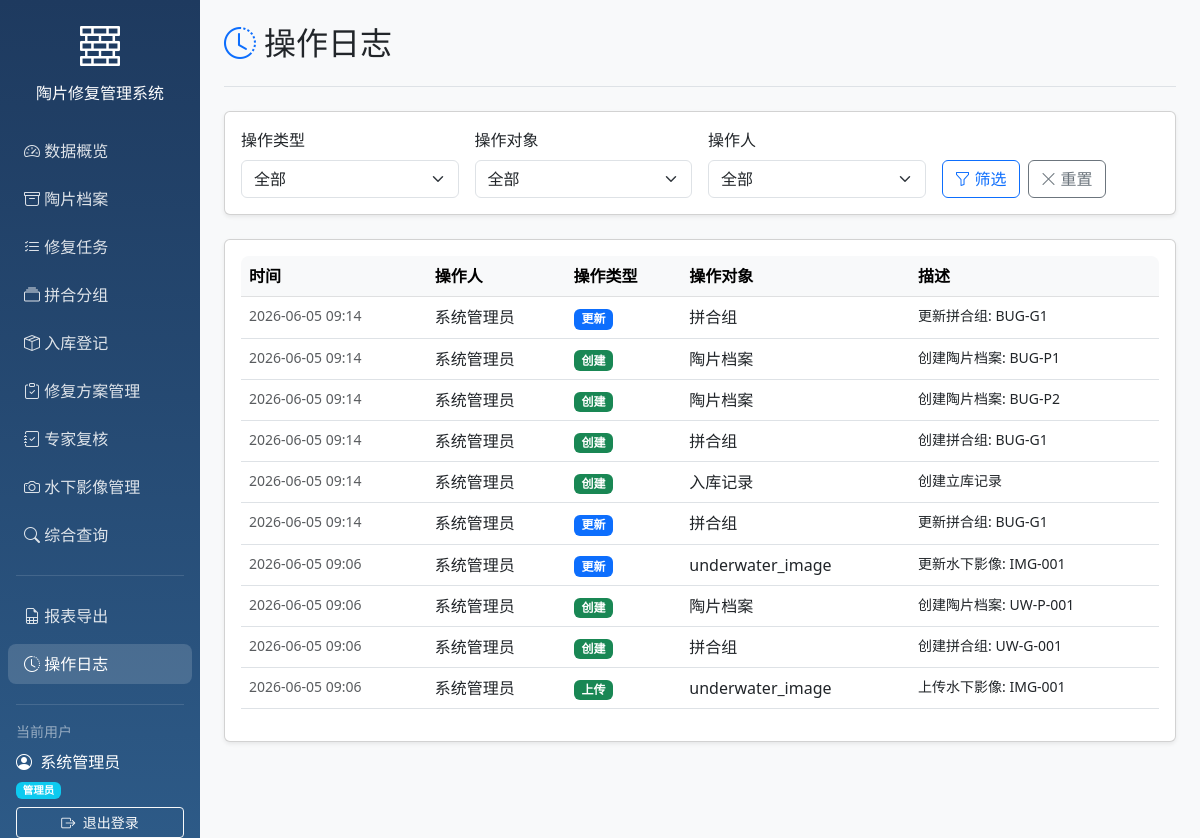
Page /logs (signed in) on the earlier database version.
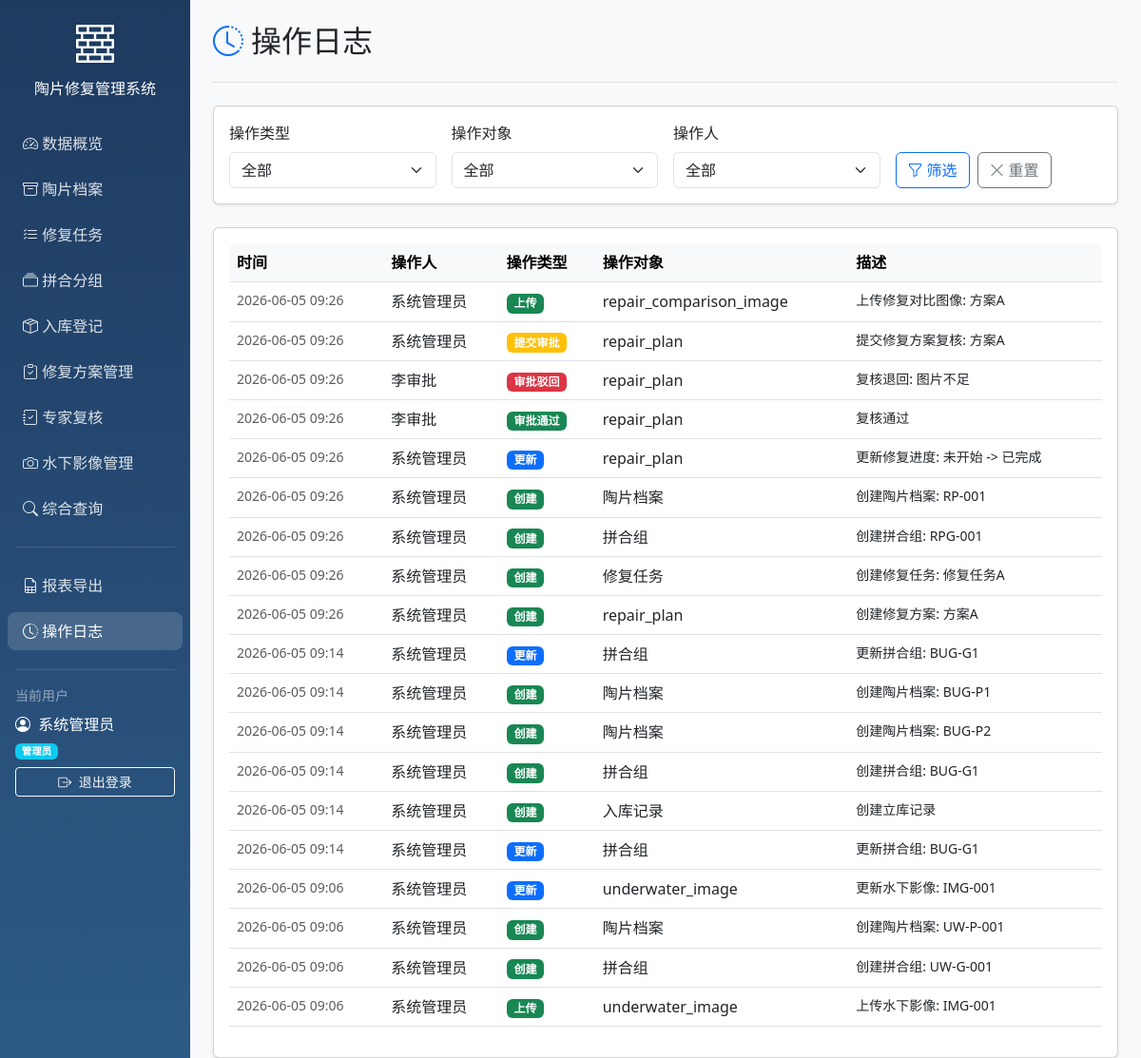
Same page on the later database version.
### models/models.py (models this page shows)
class User(Base):
    __tablename__ = "users"
    id = Column(Integer, primary_key=True, index=True)
    username = Column(String, unique=True, index=True)
    hashed_password = Column(String)
    full_name = Column(String)
    role = Column(String, default="修复员")
    created_at = Column(DateTime(timezone=True), server_default=func.now())
    assigned_tasks = relationship("RepairTask", foreign_keys="RepairTask.assignee_id", back_populates="assignee")
    created_tasks = relationship("RepairTask", foreign_keys="RepairTask.creator_id", back_populates="creator")
    operation_logs = relationship("OperationLog", back_populates="user")

class OperationLog(Base):
    __tablename__ = "operation_logs"
    id = Column(Integer, primary_key=True, index=True)
    user_id = Column(Integer, ForeignKey("users.id"))
    operation_type = Column(String)
    target_type = Column(String)
    target_id = Column(Integer)
    description = Column(Text)
    ip_address = Column(String)
    created_at = Column(DateTime(timezone=True), server_default=func.now())
    user = relationship("User", back_populates="operation_logs")

### main.py (the view)
@app.get("/logs", response_class=HTMLResponse)
async def list_logs(
    request: Request,
    current_user: User = Depends(get_current_user),
    db: Session = Depends(get_db),
    operation_type: Optional[str] = None,
    target_type: Optional[str] = None,
    user_id: Optional[int] = None
):
    query = db.query(OperationLog)
    if operation_type:
        query = query.filter(OperationLog.operation_type == operation_type)
    if target_type:
        query = query.filter(OperationLog.target_type == target_type)
    if user_id:
        query = query.filter(OperationLog.user_id == user_id)
    logs = query.order_by(OperationLog.created_at.desc()).limit(200).all()
    users = db.query(User).all()
    return templates.TemplateResponse("logs.html", {
        "request": request,
        "current_user": current_user,
        "logs": logs,
        "users": users,
        "operation_type": operation_type,
        "target_type": target_type,
        "user_id": user_id
    })

### templates/logs.html (shortened to what this page needs)
{% extends "base.html" %}
{% block body %}
<div class="container-fluid">
    <div class="row">
        {% include "sidebar.html" %}
        <main class="col-md-9 ms-sm-auto col-lg-10 px-md-4 main-content">
            <div class="d-flex justify-content-between flex-wrap flex-md-nowrap align-items-center pt-4 pb-3 mb-4 border-bottom">
                <h1 class="h2">
                    <i class="bi bi-clock-history text-primary me-2"></i>操作日志
                </h1>
            </div>
            <div class="card shadow-sm mb-4">
                <div class="card-body">
                    <form method="GET" class="row g-3">
                        <div class="col-md-3">
                            <label for="operation_type" class="form-label">操作类型</label>
                            <select class="form-select" id="operation_type" name="operation_type">
                                <option value="">全部</option>
                            </select>
                        </div>
                        <div class="col-md-3">
                            <label for="target_type" class="form-label">操作对象</label>
                            <select class="form-select" id="target_type" name="target_type">
                                <option value="">全部</option>
                            </select>
                        </div>
                        <div class="col-md-3">
                            <label for="user_id" class="form-label">操作人</label>
                            <select class="form-select" id="user_id" name="user_id">
                                <option value="">全部</option>
                            </select>
                        </div>
                        <div class="col-md-3 d-flex align-items-end">
                            <button type="submit" class="btn btn-outline-primary me-2">
                                <i class="bi bi-funnel me-1"></i>筛选
                            </button>
                            <a href="/logs" class="btn btn-outline-secondary">
                                <i class="bi bi-x-lg me-1"></i>重置
                            </a>
                        </div>
                    </form>
                </div>
            </div>
            <div class="card shadow-sm">
                <div class="card-body">
                    {% if logs %}
                    <div class="table-responsive">
                        <table class="table table-hover">
                            <thead class="table-light">
                                <tr>
                                    <th>时间</th>
                                    <th>操作人</th>
                                    <th>操作类型</th>
                                    <th>操作对象</th>
                                    <th>描述</th>
                                </tr>
                            </thead>
                            <tbody>
                                {% for log in logs %}
                                <tr>
                                    <td class="small text-muted">{{ log.created_at|strftime_full }}</td>
                                    <td>{{ log.user.full_name if log.user else '-' }}</td>
                                    <td>
                                        {% if log.operation_type in ['创建', '上传'] %}
                                        <span class="badge bg-success">{{ log.operation_type }}</span>
                                        {% elif log.operation_type in ['更新', '分派'] %}
                                        <span class="badge bg-primary">{{ log.operation_type }}</span>
                                        {% elif log.operation_type == '删除' %}
                                        <span class="badge bg-danger">{{ log.operation_type }}</span>
                                        {% elif log.operation_type == '提交审批' %}
                                        <span class="badge bg-warning">{{ log.operation_type }}</span>
                                        {% elif log.operation_type == '审批通过' %}
                                        <span class="badge bg-success">{{ log.operation_type }}</span>
                                        {% elif log.operation_type == '审批驳回' %}
                                        <span class="badge bg-danger">{{ log.operation_type }}</span>
                                        {% else %}
                                        <span class="badge bg-secondary">{{ log.operation_type }}</span>
                                        {% endif %}
                                    </td>
                                    <td>
                                        {% if log.target_type == 'pottery' %}陶片档案
                                        {% elif log.target_type == 'pottery_group' %}拼合组
                                        {% elif log.target_type == 'repair_task' %}修复任务
                                        {% elif log.target_type == 'storage_record' %}入库记录
                                        {% elif log.target_type == 'cleaning_record' %}清洗记录
                                        {% elif log.target_type == 'pottery_image' %}陶片图片
                                        {% else %}{{ log.target_type }}
                                        {% endif %}
                                    </td>
                                    <td class="small">{{ log.description }}</td>
                                </tr>
                                {% endfor %}
                            </tbody>
                        </table>
                    </div>
                    {% else %}
                    <div class="text-center py-5 text-muted">
                        <i class="bi bi-clock-history" style="font-size: 3rem;"></i>
                        <p class="mt-3">暂无操作日志</p>
                    </div>
                    {% endif %}
                </div>
            </div>
        </main>
    </div>
</div>
{% endblock %}

### templates/base.html (shortened to what this page needs)
<!DOCTYPE html>
<html lang="zh-CN">
<head>
    <link href="https://cdn.jsdelivr.net/npm/bootstrap@5.3.0/dist/css/bootstrap.min.css" rel="stylesheet">
    <link href="https://cdn.jsdelivr.net/npm/bootstrap-icons@1.11.0/font/bootstrap-icons.css" rel="stylesheet">
</head>
<body>
    {% block body %}{% endblock %}
</body>
</html>

### templates/sidebar.html
<div class="sidebar col-md-3 col-lg-2 d-md-block p-0">
    <div class="position-sticky pt-3">
        <div class="text-center mb-4 px-3">
            <i class="bi bi-bricks text-white" style="font-size: 2.5rem;"></i>
            <h6 class="text-white mt-2 mb-0">陶片修复管理系统</h6>
        </div>
        <ul class="nav flex-column">
            <li class="nav-item">
                <a class="nav-link {% if request.url.path == '/' %}active{% endif %}" href="/">
                    <i class="bi bi-speedometer2"></i>
                    数据概览
                </a>
            </li>
            <li class="nav-item">
                <a class="nav-link {% if '/potteries' in request.url.path %}active{% endif %}" href="/potteries">
                    <i class="bi bi-archive"></i>
                    陶片档案
                </a>
            </li>
            <li class="nav-item">
                <a class="nav-link {% if '/tasks' in request.url.path %}active{% endif %}" href="/tasks">
                    <i class="bi bi-list-check"></i>
                    修复任务
                </a>
            </li>
            <li class="nav-item">
                <a class="nav-link {% if '/groups' in request.url.path %}active{% endif %}" href="/groups">
                    <i class="bi bi-collection"></i>
                    拼合分组
                </a>
            </li>
            <li class="nav-item">
                <a class="nav-link {% if '/storage' in request.url.path %}active{% endif %}" href="/storage">
                    <i class="bi bi-box-seam"></i>
                    入库登记
                </a>
            </li>
            <li class="nav-item">
                <a class="nav-link {% if '/repair_plans' in request.url.path %}active{% endif %}" href="/repair_plans">
                    <i class="bi bi-clipboard-check"></i>
                    修复方案管理
                </a>
            </li>
            <li class="nav-item">
                <a class="nav-link {% if '/reviews' in request.url.path %}active{% endif %}" href="/reviews">
                    <i class="bi bi-journal-check"></i>
                    专家复核
                </a>
            </li>
            <li class="nav-item">
                <a class="nav-link {% if '/underwater_images' in request.url.path %}active{% endif %}" href="/underwater_images">
                    <i class="bi bi-camera"></i>
                    水下影像管理
                </a>
            </li>
            <li class="nav-item">
                <a class="nav-link {% if '/search' in request.url.path %}active{% endif %}" href="/search">
                    <i class="bi bi-search"></i>
                    综合查询
                </a>
            </li>
        </ul>
        <hr class="text-white-50 mx-3">
        <ul class="nav flex-column">
            <li class="nav-item">
                <a class="nav-link {% if '/reports' in request.url.path %}active{% endif %}" href="/reports">
                    <i class="bi bi-file-earmark-spreadsheet"></i>
                    报表导出
                </a>
            </li>
            <li class="nav-item">
                <a class="nav-link {% if '/logs' in request.url.path %}active{% endif %}" href="/logs">
                    <i class="bi bi-clock-history"></i>
                    操作日志
                </a>
            </li>
        </ul>
        <hr class="text-white-50 mx-3">
        <div class="px-3">
            <div class="text-white-50 small mb-2">当前用户</div>
            <div class="text-white mb-1">
                <i class="bi bi-person-circle me-1"></i>
                {{ current_user.full_name or current_user.username }}
            </div>
            <div class="text-white-50 small mb-2">
                <span class="badge bg-info">{{ current_user.role }}</span>
            </div>
            <a href="/logout" class="btn btn-outline-light btn-sm w-100">
                <i class="bi bi-box-arrow-right me-1"></i>
                退出登录
            </a>
        </div>
    </div>
</div>

### templates/base.html (style rules this page uses)
.sidebar { min-height: 100vh; background: linear-gradient(180deg, #1e3a5f 0%, #2d5a87 100%); }
.sidebar .nav-link { color: rgba(255,255,255,0.85); border-radius: 8px; margin: 4px 8px; transition: all 0.2s; }
.sidebar .nav-link:hover, .sidebar .nav-link.active { color: white; background: rgba(255,255,255,0.15); }
.sidebar .nav-link i { width: 24px; }
.main-content { background-color: #f8f9fa; min-height: 100vh; }
.table-responsive { border-radius: 8px; }

Differences in the rows shown:
added OperationLog: created_at|strftime_full "2026-06-05 09:26", user "系统管理员", operation_type "上传", target_type "repair_comparison_image", description "上传修复对比图像: 方案A"
added OperationLog: created_at|strftime_full "2026-06-05 09:26", user "系统管理员", operation_type "提交审批", target_type "repair_plan", description "提交修复方案复核: 方案A"
added OperationLog: created_at|strftime_full "2026-06-05 09:26", user "李审批", operation_type "审批驳回", target_type "repair_plan", description "复核退回: 图片不足"
added OperationLog: created_at|strftime_full "2026-06-05 09:26", user "李审批", operation_type "审批通过", target_type "repair_plan", description "复核通过"
added OperationLog: created_at|strftime_full "2026-06-05 09:26", user "系统管理员", operation_type "更新", target_type "repair_plan", description "更新修复进度: 未开始 -> 已完成"
added OperationLog: created_at|strftime_full "2026-06-05 09:26", user "系统管理员", operation_type "创建", target_type "陶片档案", description "创建陶片档案: RP-001"
added OperationLog: created_at|strftime_full "2026-06-05 09:26", user "系统管理员", operation_type "创建", target_type "拼合组", description "创建拼合组: RPG-001"
added OperationLog: created_at|strftime_full "2026-06-05 09:26", user "系统管理员", operation_type "创建", target_type "修复任务", description "创建修复任务: 修复任务A"
added OperationLog: created_at|strftime_full "2026-06-05 09:26", user "系统管理员", operation_type "创建", target_type "repair_plan", description "创建修复方案: 方案A"
